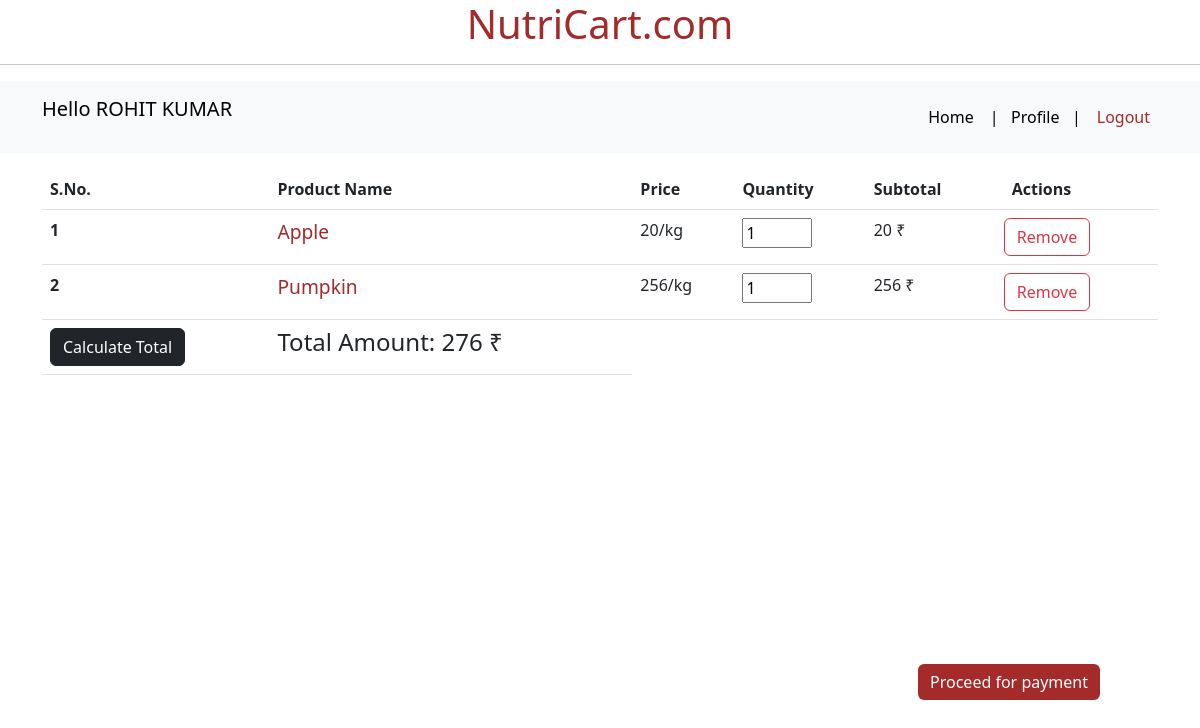
The page /cart/1 on the database its author committed.
### app.py (models this page shows)
class User(db.Model,UserMixin ):
    __tablename__= "user"
    id = db.Column(db.Integer, primary_key=True)
    first_name = db.Column(db.String(30),nullable=False)
    email = db.Column(db.String, unique= True, nullable=False)
    address = db.Column(db.String(), nullable=False)
    pincode = db.Column(db.String(6), nullable=False)
    phone = db.Column(db.String(10))
    password = db.Column(db.String(16), nullable=False)

class Cart(db.Model, UserMixin):
    __tablename__="cart"
    id= db.Column(db.Integer, primary_key=True)
    user_id = db.Column(db.Integer,db.ForeignKey('user.id'), nullable=False)
    product_id = db.Column(db.Integer , db.ForeignKey('product.id'), nullable =False)
    category_id= db.Column(db.Integer, db.ForeignKey('category.id'), nullable = False)
    product_quantity = db.Column(db.Integer, nullable = False)

class Product(db.Model, UserMixin):
    __tablename__="product"
    id= db.Column(db.Integer, primary_key=True)
    product_name = db.Column(db.String(50), unique=True, nullable= False)
    rate = db.Column(db.Float,nullable = False)
    unit = db.Column(db.String(20), nullable = False)
    manufacture= db.Column(db.String(100))
    expiry =db.Column(db.String(100))
    stock_quantity = db.Column(db.Integer,nullable = False)
    category_id = db.Column(db.Integer ,db.ForeignKey('category.id'), nullable=False)

### app.py (the view)
@app.route('/cart/<int:user_id>')
def cart(user_id):
    cart_items = Cart.query.filter_by(user_id= user_id).all()
    user = User.query.filter_by(id =user_id).first()
    allProducts = Product.query.all()
    return render_template('cart.html', cart_items = cart_items, user= user, allProducts =allProducts)

### app.py (called while the page is built)
def get_price(product_id):
    product  = Product.query.filter_by(id = int(product_id)).first()
    return product.rate

def get_product_name(product_id):
    product =Product.query.filter_by(id = int(product_id)).first()
    return product.product_name

def get_product_unit(product_id):
    product =Product.query.filter_by(id = int(product_id)).first()
    return product.unit

def get_total_amount(user_id):
    cart_items= Cart.query.filter_by(user_id= user_id).all()
    total_amount = 0
    for item in cart_items:
        subtotal = get_price(item.product_id) * item.product_quantity
        total_amount+= subtotal
    return total_amount

### templates/cart.html (shortened to what this page needs)
{% extends 'base.html' %}
{% block body %}
{% block navbar %}
<div>
    <nav class="navbar navbar-expand-lg bg-body-tertiary">
        <div class="container">
            <p class="navbar-brand"> Hello {{user.first_name}}</p>
            <div>
                <div class="navbar-nav">
                    <a class="nav-link active" href="/user_dashboard/{{user.id}}">Home</a>
                    <a class="nav-link active" href="{{url_for('profile', user_id=user.id)}}">|&nbsp; &nbsp;Profile&nbsp; &nbsp;|</a>
                    <a class="nav-link" style="color:brown;" href="/">Logout</a>
                </div>
            </div>
        </div>
    </nav>
</div>
<div class="button-container">
    <a type="button" href="/cart/{{user.id}}/payment" class="btn btn-primary add_category">Proceed for payment</a>
</div>
{% endblock navbar %}
{% if cart_items|length==0 %}
<div class="container my-3">
    <div class="alert alert-dark" role="alert">
        Your cart is empty!
    </div>
</div>
{% else %}
<div class="container my-3">
    <table class="table">
        <thead>
            <tr>
                <th scope="col">S.No.</th>
                <th scope="col">Product Name</th>
                <th scope="col">Price</th>
                <th scope="col">Quantity</th>
                <th scope="col">Subtotal</th>
                <th scope="col" style="padding-left: 20px;"> Actions</th>
            </tr>
        </thead>
        <tbody>
            <form action="/update_cart/{{user.id}}" method="POST">
                {% for cart_item in cart_items %}
                <tr>
                    <th scope="row">{{ loop.index }}</th>
                    <td style="color: brown; font-size: larger;">
                        {{get_product_name(cart_item.product_id)}}</td>
                    <td>
                        {{get_price(cart_item.product_id)}}/{{get_product_unit(cart_item.product_id)}}
                    </td>
                    <td>
                        <input type="number" style="width: 70px;" name="quantity_{{ cart_item.id }}"
                            value="{{ cart_item.product_quantity }}" min="1">
                    </td>
                    <td>{{ cart_item.product_quantity * get_price(cart_item.product_id) }} &#x20B9;</td>
                    <td>
                        <a href="/delete_from_cart/{{user.id}}/{{cart_item.id}}" type="button" name="user_type" value="user"
                            class="btn btn-outline-danger sm mx-1">Remove</a>
                    </td>
                </tr>
                {% endfor %}
                <td>
                    <button type="submit" class="btn btn-dark">Calculate Total</button>
                </td>
                <td>
                    <h4>Total Amount:  {{get_total_amount(user.id)}} &#x20B9;
                    </h4>
                </td>
            </form>
        </tbody>
    </table>
</div>
{% endif %}
{% endblock body %}

### static/css/style.css (style rules this page uses)
.add_category { color: white; position: fixed; bottom: 100px; right: 100px; background-color:brown; border:0ch }

### rows shown on the page
User: first_name "ROHIT KUMAR"
Cart: id "1", cart_item.product_quantity*get_price(cart_item.product_id) "20"
Product: product_name "Apple", rate "20", unit "kg", rate.product_quantity "276"
Cart: product_quantity "1", cart_item.product_quantity*get_price(cart_item.product_id) "256"
Product: product_name "Pumpkin", rate "256", unit "kg"
